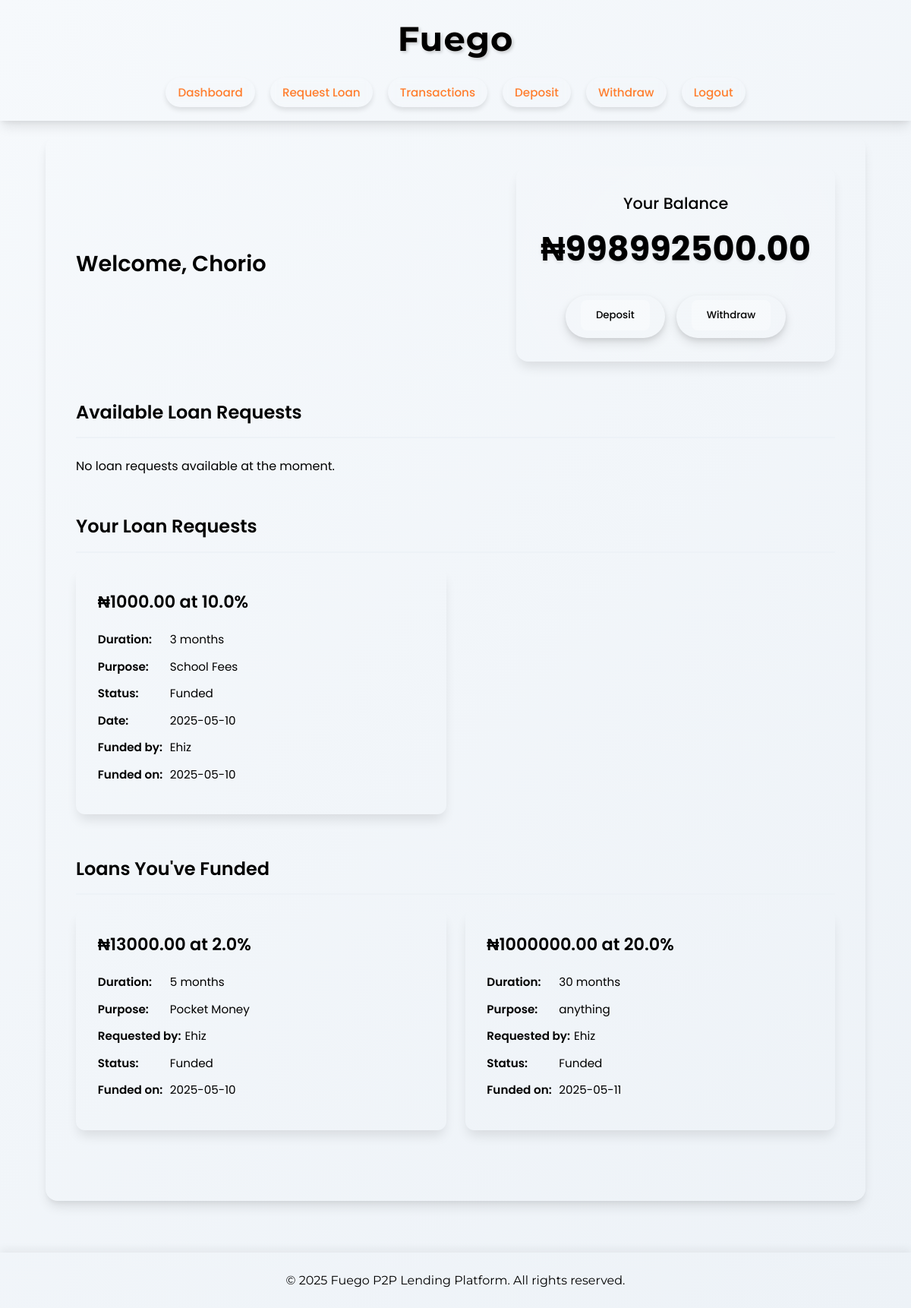
The page /dashboard (signed in) on the database its author committed.
### app.py (models this page shows)
class User(db.Model):  # Changed from lowercase 'user' to 'User'
    id = db.Column(db.Integer, primary_key=True)
    username = db.Column(db.String(100), unique=True, nullable=False)
    email = db.Column(db.String(120), unique=True, nullable=False)
    password_hash = db.Column(db.String(200), nullable=False)
    balance = db.Column(db.Float, default=0.00)
    created_at = db.Column(db.DateTime, default=datetime.utcnow)
    loans_requested = db.relationship('Loan', backref='requester', lazy=True,
                                    foreign_keys='Loan.requester_id')
    loans_funded = db.relationship('Loan', backref='funder', lazy=True,
                                foreign_keys='Loan.funder_id')
    transactions = db.relationship('Transaction', backref='user', lazy=True)

class Loan(db.Model):
    id = db.Column(db.Integer, primary_key=True)
    amount = db.Column(db.Float, nullable=False)
    interest_rate = db.Column(db.Float, nullable=False)
    duration_months = db.Column(db.Integer, nullable=False)
    purpose = db.Column(db.Text, nullable=False)
    status = db.Column(db.String(20), default='pending')  # pending, funded, repaid, defaulted
    requester_id = db.Column(db.Integer, db.ForeignKey('user.id'), nullable=False)
    funder_id = db.Column(db.Integer, db.ForeignKey('user.id'), nullable=True)
    created_at = db.Column(db.DateTime, default=datetime.utcnow)
    funded_at = db.Column(db.DateTime)
    transactions = db.relationship('Transaction', backref='loan', lazy=True)

### app.py (the view)
    @app.route('/dashboard')
    def dashboard():
        if 'user_id' not in session:
            flash('Please log in to access this page', 'danger')
            return redirect(url_for('login'))
        current_user = User.query.get(session['user_id'])
        loan_requests = Loan.query.filter_by(status='pending').all()
        my_loan_requests = Loan.query.filter_by(requester_id=current_user.id).all()
        my_funded_loans = Loan.query.filter_by(funder_id=current_user.id).all()
        return render_template('dashboard.html',
                              user=current_user,
                              loan_requests=loan_requests,
                              my_loan_requests=my_loan_requests,
                              my_funded_loans=my_funded_loans)

### templates/dashboard.html
{% extends 'base.html' %}
{% block content %}
<div class="dashboard">
    <div class="dashboard-header">
        <h2>Welcome, {{ user.username }}</h2>
        <div class="balance-card">
            <h3>Your Balance</h3>
            <p class="balance-amount">₦{{ "%.2f"|format(user.balance) }}</p>
            <div class="balance-actions">
                <a href="{{ url_for('deposit') }}" class="btn btn-small"><button>Deposit</button></a>
                <a href="{{ url_for('withdraw') }}" class="btn btn-small"><button>Withdraw</button></a>
            </div>
        </div>
    </div>
    <div class="dashboard-section">
        <h3>Available Loan Requests</h3>
        {% if loan_requests %}
        <div class="loan-requests">
            {% for loan in loan_requests %}
            {% if loan.requester_id != user.id %}
            <div class="loan-card">
                <div class="loan-details">
                    <h4>₦{{ "%.2f"|format(loan.amount) }} at {{ loan.interest_rate }}%</h4>
                    <p><strong>Duration:</strong> {{ loan.duration_months }} months</p>
                    <p><strong>Purpose:</strong> {{ loan.purpose }}</p>
                    <p><strong>Requested by:</strong> {{ loan.requester.username }}</p>
                    <p><strong>Date:</strong> {{ loan.created_at.strftime('%Y-%m-%d') }}</p>
                </div>
                <div class="loan-actions">
                    <a href="{{ url_for('fund_loan', loan_id=loan.id) }}" class="btn btn-primary"><button>Fund This Loan</button></a>
                </div>
            </div>
            {% endif %}
            {% endfor %}
        </div>
        {% else %}
        <p>No loan requests available at the moment.</p>
        {% endif %}
    </div>
    <div class="dashboard-section">
        <h3>Your Loan Requests</h3>
        {% if my_loan_requests %}
        <div class="loan-requests">
            {% for loan in my_loan_requests %}
            <div class="loan-card">
                <div class="loan-details">
                    <h4>₦{{ "%.2f"|format(loan.amount) }} at {{ loan.interest_rate }}%</h4>
                    <p><strong>Duration:</strong> {{ loan.duration_months }} months</p>
                    <p><strong>Purpose:</strong> {{ loan.purpose }}</p>
                    <p><strong>Status:</strong> {{ loan.status.title() }}</p>
                    <p><strong>Date:</strong> {{ loan.created_at.strftime('%Y-%m-%d') }}</p>
                    {% if loan.funder %}
                    <p><strong>Funded by:</strong> {{ loan.funder.username }}</p>
                    <p><strong>Funded on:</strong> {{ loan.funded_at.strftime('%Y-%m-%d') }}</p>
                    {% endif %}
                </div>
            </div>
            {% endfor %}
        </div>
        {% else %}
        <p>You haven't made any loan requests yet.</p>
        {% endif %}
    </div>
    <div class="dashboard-section">
        <h3>Loans You've Funded</h3>
        {% if my_funded_loans %}
        <div class="loan-requests">
            {% for loan in my_funded_loans %}
            <div class="loan-card">
                <div class="loan-details">
                    <h4>₦{{ "%.2f"|format(loan.amount) }} at {{ loan.interest_rate }}%</h4>
                    <p><strong>Duration:</strong> {{ loan.duration_months }} months</p>
                    <p><strong>Purpose:</strong> {{ loan.purpose }}</p>
                    <p><strong>Requested by:</strong> {{ loan.requester.username }}</p>
                    <p><strong>Status:</strong> {{ loan.status.title() }}</p>
                    <p><strong>Funded on:</strong> {{ loan.funded_at.strftime('%Y-%m-%d') }}</p>
                </div>
            </div>
            {% endfor %}
        </div>
        {% else %}
        <p>You haven't funded any loans yet.</p>
        {% endif %}
    </div>
</div>
{% endblock %}

### static/styles.css (style rules this page uses)
* { margin: 0; padding: 0; box-sizing: border-box; }
* { --primary: #ff7e2e; --shadow: 0 10px 15px -3px rgba(0, 0, 0, 0.1), 0 4px 6px -2px rgba(0, 0, 0, 0.05); --transition: all 0.3s ease; }
body { font-family: 'Poppins', sans-serif; color: var(--text-dark); line-height: 1.6; background: linear-gradient(135deg, #f6f9fc 0%, #edf2f7 100%); min-height: 100vh; display: flex; flex-direction: column; }
.btn { display: inline-block; padding: 12px 24px; border: none; border-radius: 30px; cursor: pointer; text-decoration: none; font-weight: 600; transition: var(--transition); text-align: center; font-family: 'Poppins', sans-serif; box-shadow: 0 4px 6px rgba(0, 0, 0, 0.1); position: relative; overflow: hidden; z-index: 1; }
.btn::before { content: ''; position: absolute; top: 0; left: 0; width: 0%; height: 100%; z-index: -1; transition: var(--transition); border-radius: 30px; }
.btn-small { padding: 8px 16px; font-size: 0.9rem; }
.btn { transform: translateY(-3px); box-shadow: 0 7px 14px rgba(0, 0, 0, 0.1), 0 3px 6px rgba(0, 0, 0, 0.08); }
.btn { transform: translateY(1px); }
.dashboard { background-color: var(--bg-light); padding: 2.5rem; border-radius: 16px; box-shadow: var(--shadow); margin-bottom: 3rem; }
.dashboard-header { display: flex; justify-content: space-between; align-items: center; margin-bottom: 3rem; flex-wrap: wrap; gap: 20px; }
.dashboard-header h2 { color: var(--text-dark); font-size: 1.8rem; font-weight: 600; }
.balance-card { background: linear-gradient(135deg, var(--primary) 0%, var(--accent) 100%); padding: 2rem; border-radius: 16px; min-width: 300px; box-shadow: 0 10px 15px -3px rgba(0, 0, 0, 0.1); text-align: center; color: var(--text-light); position: relative; overflow: hidden; }
.balance-card::before { content: ''; position: absolute; top: -50%; left: -50%; width: 200%; height: 200%; background: radial-gradient(circle, rgba(255,255,255,0.1) 0%, rgba(255,255,255,0) 70%); animation: shimmer 3s infinite linear; z-index: 1; }
.balance-card h3 { font-size: 1.3rem; font-weight: 500; margin-bottom: 0.5rem; position: relative; z-index: 2; }
.balance-amount { font-size: 2.8rem !important; font-weight: 700 !important; margin-bottom: 1.5rem !important; text-shadow: 0 2px 4px rgba(0, 0, 0, 0.1); position: relative; z-index: 2; }
.balance-actions { display: flex; justify-content: center; gap: 15px; position: relative; z-index: 2; }
.balance-actions a.btn { padding: 8px 20px; color: black; }
.balance-actions a button { background-color: rgba(255, 255, 255, 0.2); color: var(--text-light); border: none; padding: 10px 20px; border-radius: 8px; cursor: pointer; font-weight: 500; transition: var(--transition); font-family: 'Poppins', sans-serif; }
.balance-actions a button { background-color: rgba(255, 255, 255, 0.3); transform: translateY(-2px); }
.dashboard-section { margin-bottom: 3rem; position: relative; }
.dashboard-section h3 { color: var(--text-dark); margin-bottom: 1.5rem; padding-bottom: 0.8rem; border-bottom: 2px solid #edf2f7; font-size: 1.5rem; font-weight: 600; position: relative; }
.dashboard-section h3::after { content: ""; position: absolute; bottom: -2px; left: 0; width: 60px; height: 2px; background: linear-gradient(to right, var(--primary), var(--accent)); }
.loan-requests { display: grid; grid-template-columns: repeat(auto-fill, minmax(320px, 1fr)); gap: 25px; }
.loan-card { background-color: var(--bg-off); padding: 1.8rem; border-radius: 12px; box-shadow: 0 2px 4px rgba(0, 0, 0, 0.05); border-left: 5px solid var(--secondary); transition: var(--transition); position: relative; overflow: hidden; }
.loan-card { transform: translateY(-5px); box-shadow: 0 10px 15px -3px rgba(0, 0, 0, 0.1); }
.loan-card::before { content: ''; position: absolute; top: 0; right: 0; width: 80px; height: 80px; background: linear-gradient(135deg, transparent 50%, rgba(var(--secondary-rgb), 0.1) 50%); z-index: 0; }
.loan-details h4 { color: var(--secondary); font-size: 1.4rem; margin-bottom: 1.2rem; font-weight: 600; }
.loan-details p { margin-bottom: 0.7rem; display: flex; align-items: center; font-size: 0.95rem; }
.loan-details p strong { font-weight: 600; margin-right: 5px; min-width: 90px; color: var(--text-dark); }

### rows shown on the page
User: username "Chorio", balance "998992500.00"
Loan: amount "1000.00", interest_rate "10.0", duration_months "3", purpose "School Fees", status "Funded", created_at "2025-05-10", funder.username "Ehiz", funded_at "2025-05-10"
Loan: amount "13000.00", interest_rate "2.0", duration_months "5", purpose "Pocket Money", requester.username "Ehiz", status "Funded", funded_at "2025-05-10"
Loan: amount "1000000.00", interest_rate "20.0", duration_months "30", purpose "anything", requester.username "Ehiz", status "Funded", funded_at "2025-05-11"
